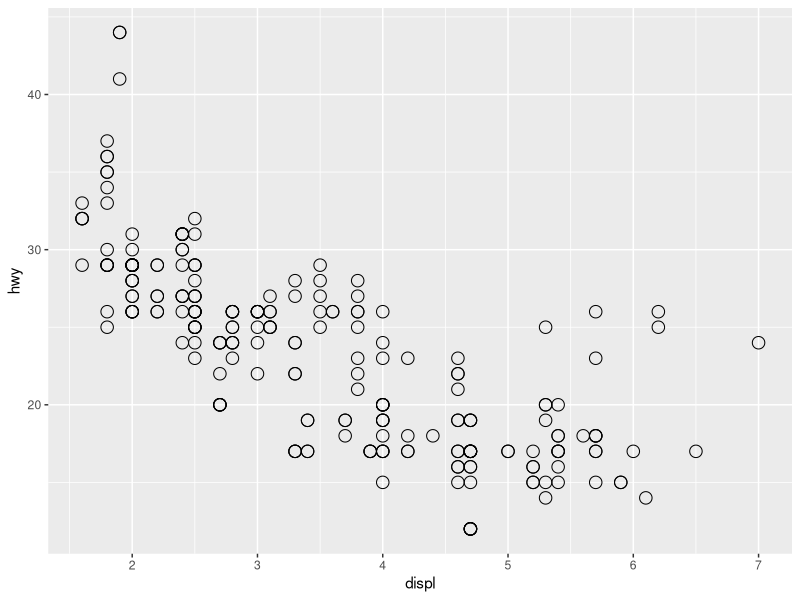

This figure's R source:
# r2py crawler metadata
# package: ggplot2
# source_type: rd_example
# topic: Geom.Rd
# source_file: C:\Users\bened\AppData\Local\R\win-library\4.5\ggplot2\help
# lines: 29

suppressPackageStartupMessages(library(ggplot2))
# Extending the class
GeomSimplePoint <- ggproto(
  "GeomSimplePoint", Geom,
  # Fields
  required_aes = c("x", "y"),
  draw_key     = draw_key_point,
  # Methods
  draw_panel = function(data, panel_params, coord) {
    data <- coord$transform(data, panel_params)
    grid::pointsGrob(data$x, data$y)
  }
)

# Building a constructor
geom_simple_point <- function(mapping = NULL, data = NULL, stat = "identity",
                              position = "identity", ..., na.rm = FALSE,
                              show.legend = NA, inherit.aes = TRUE) {
  layer(
    mapping = mapping, data = data,
    geom = GeomSimplePoint, stat = stat, position = position,
    show.legend = show.legend, inherit.aes = inherit.aes,
    params = list(na.rm = na.rm, ...)
  )
}

# Use new geom in plot
ggplot(mpg, aes(displ, hwy)) +
  geom_simple_point()
